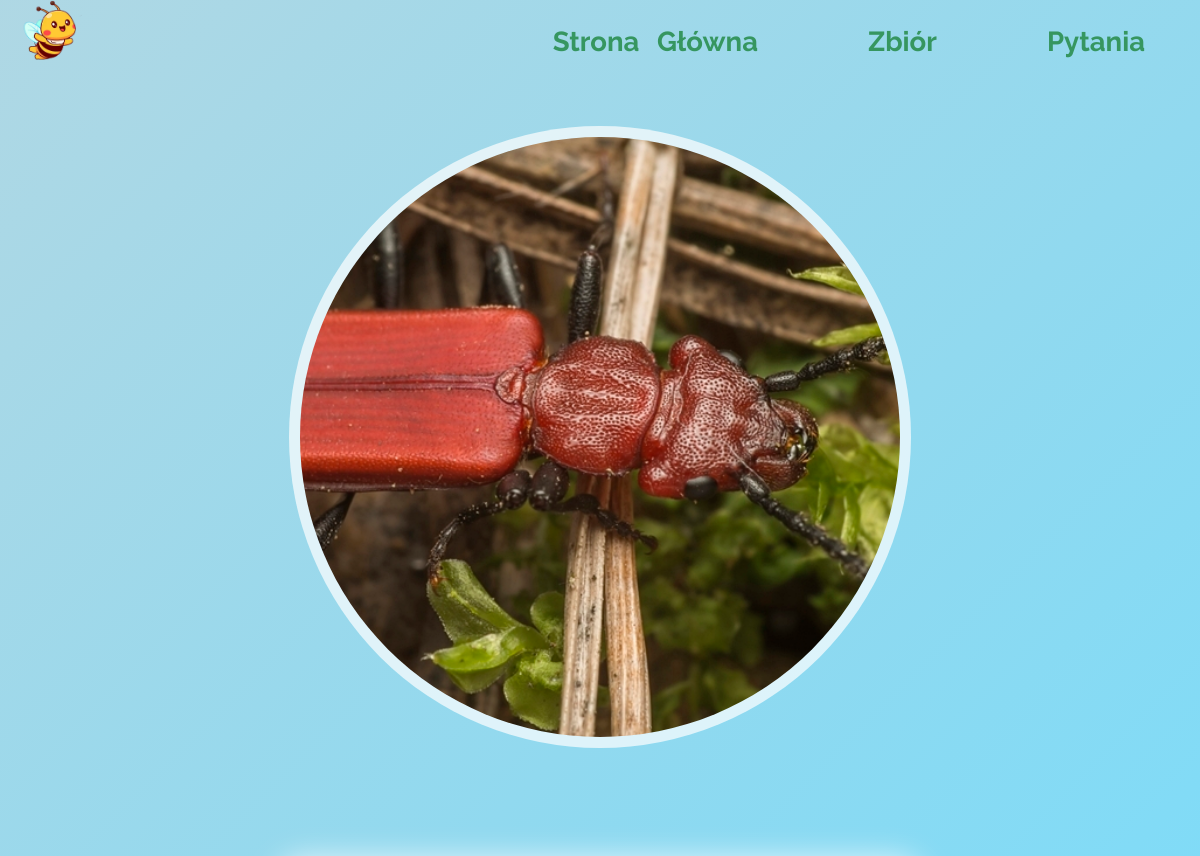
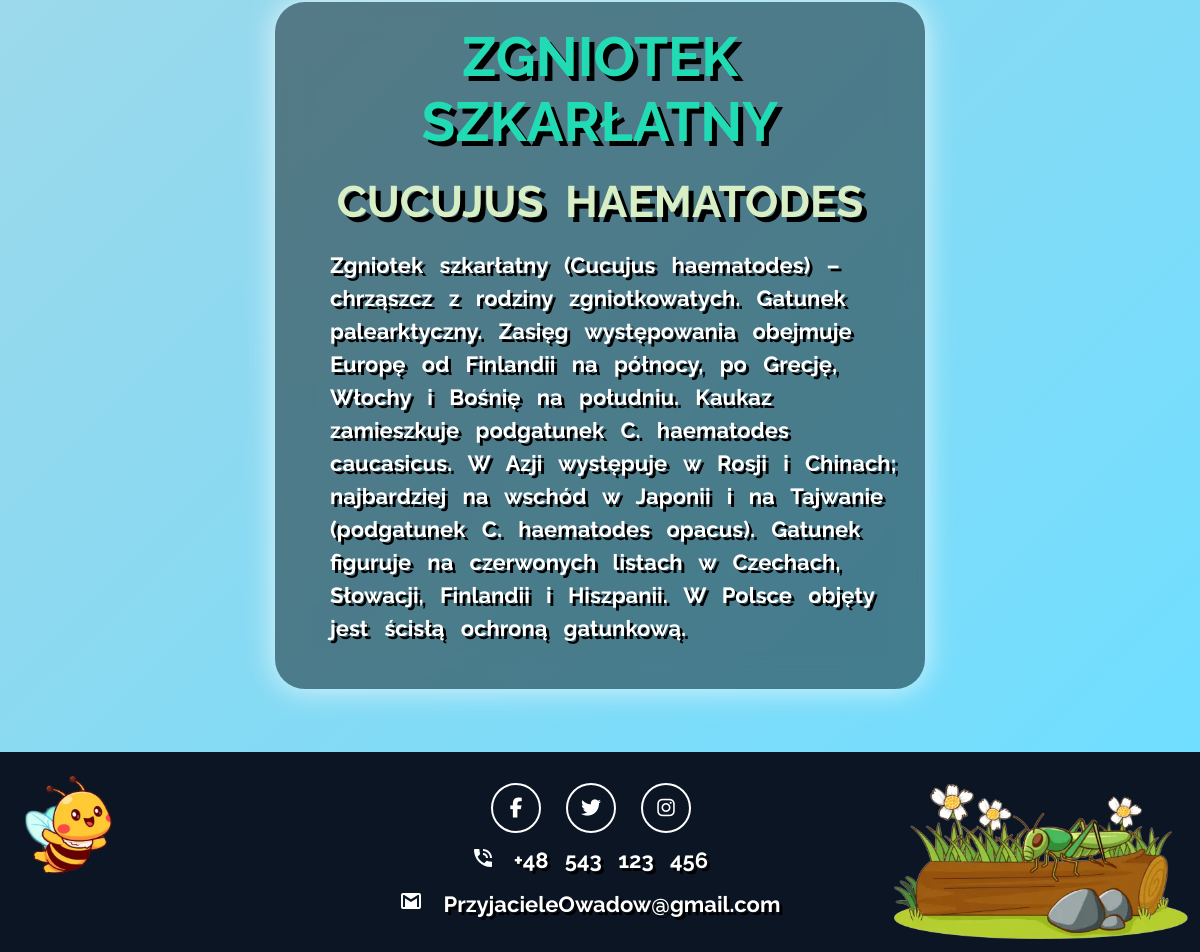
Screenshot of /owady.php?id=10&rodzaj=chrzaszcze with the database file from the repository (2 pictures, top to bottom).
### tables this page shows
CREATE TABLE `chrzaszcze` (
  `id` int(11) NOT NULL AUTO_INCREMENT,
  `nazwaPliku` varchar(80) DEFAULT NULL,
  `nazwaPospolita` varchar(80) DEFAULT NULL,
  `nazwaLacinska` varchar(80) DEFAULT NULL,
  `opis` varchar(1000) DEFAULT NULL,
  `nazwaStrony` varchar(80) DEFAULT NULL,
  PRIMARY KEY (`id`)
);

### owady.php (the view, shortened to what this page needs)
<!DOCTYPE html>
<html lang="en">
<head>
    <link rel="stylesheet" href="style/nav&footer.css">
    <link rel="stylesheet" href="style/owady.css">
</head>
<body>
    <div class="container">
        <div class="landing">
            <?php
                include("nav.php");
            ?>
            <div id="section-one">
                    <div class="img-padding">
                        <div class="imgbox">
                            <div class="img">
                            <?php
                                if(isset($_GET["id"]) && isset($_GET["rodzaj"])){
                                    $id = $_GET["id"];
                                    $rodzaj = $_GET["rodzaj"];
                                    include"baza.php";
                                    $sql = "SELECT * from $rodzaj where id=$id";
                                    $wynik = mysqli_query($conn, $sql);
                                    while($wiersz = mysqli_fetch_assoc($wynik)){
                                        $nazwaPliku =  $wiersz['nazwaPliku'];
                                        echo"<img src='images/$rodzaj/$nazwaPliku' alt='obrazek'>";
                                    }
                                    }
                                ?>
                            </div>
                        </div>
                    </div>
                    <div class="describe">
                        <?php
                            if(isset($_GET["id"]) && isset($_GET["rodzaj"])){
                                $id = $_GET["id"];
                                $rodzaj = $_GET["rodzaj"];
                                include"baza.php";
                                $sql = "SELECT * from $rodzaj where id=$id";
                                $wynik = mysqli_query($conn, $sql);
                                while($wiersz = mysqli_fetch_assoc($wynik)){
                                    $nazwaPospolita =  $wiersz['nazwaPospolita'];
                                    $nazwaLacinska =  $wiersz['nazwaLacinska'];
                                    $opis =  $wiersz['opis'];
                                    echo"<h1>$nazwaPospolita</h1>";
                                    echo"<h2>$nazwaLacinska</h2>";
                                    echo"<p>$opis</p>";
                                }
                            }
                        ?>
                    </div>
            </div>
        </div>
        <?php
                include("footer.php");
            ?>
    </div>
</body>
</html>

### style/nav&footer.css (style rules this page uses)
* { box-sizing: border-box; padding: 0px; margin: 0px; }
html { font-size: 11px; text-align: center; color: rgb(255, 255, 255); font-family: "Raleway", sans-serif; word-spacing: 1rem; font-weight: bold; scroll-behavior: smooth; }
body { display: flex; justify-content: center; }
.container { width: 100vw; }
h1,h2 { color: hsl(0, 0%, 0%) }
h1 { font-size: 4rem; width: 100%; }
h2 { font-size: 4rem; margin-top: 2rem; text-align: left; width: 100%; }
p { margin-top: 2rem; font-size: 2rem; }

### style/owady.css (style rules this page uses)
.landing { position: relative; z-index: 10; min-height: 100vh; width: 100%; background-image: linear-gradient( 135deg, hsl(194deg 50% 79%) 1%, hsl(194deg 76% 75%) 50%, hsl(194deg 100% 72%) 99% ); padding-bottom: 4rem; }
#section-one { display: flex; flex-direction: row; justify-content: space-around; align-items: center; position: relative; flex-wrap: wrap; padding: 5rem; gap: 10rem; margin-top: 2rem; }
.img-padding { padding: 1rem; background-color: rgba(255, 255, 255, 0.7); border-radius:50%; position: relative; animation: example 1.5s linear 0s infinite alternate; }
.imgbox { position: relative; height: 600px; width: 600px; border-radius:50%; overflow: hidden; }
.img { width: 100%; height: 120%; position: relative; display: flex; justify-content: center; transform: translate(-5%, -5%); }
.img img { width: fit-content; }
.describe { max-width: 650px; padding: 2rem 5rem 4rem 5rem; background-color: rgba(0, 0, 0, 0.437); backdrop-filter: blur(15px); border-radius: 30px; display: flex; justify-content: center; align-items: center; flex-direction: column; box-shadow: 0px 0px 30px 0px rgba(255, 255, 255, 0.767); }
.describe h1, .describe h2 { text-transform: uppercase; text-shadow: 5px 5px rgb(0, 0, 0); }
h1 { font-size: 5rem; color: #20dbb3; }
h2 { font-size: 4rem; text-align: center; color: #d8efc6; }
p { margin-left: 3rem; text-align: left; line-height: 3rem; color: rgb(255, 255, 255); text-shadow: 3px 3px rgb(0, 0, 0); }
@media screen and (min-width: 280px) { .imgbox { height: 280px; width: 280px; } }
@media screen and (min-width: 280px) { .describe { padding: 2rem 1rem 4rem 1rem; } }
@media screen and (min-width: 280px) { h1 { font-size: 3rem; } }
@media screen and (min-width: 280px) { h2 { font-size: 2rem; } }
@media screen and (min-width: 280px) { p { font-size: 1.5rem; margin-left: 1rem; } }
@media screen and (min-width: 280px) { #section-one { padding: 0.5rem; } }
@media screen and (min-width: 400px) { .imgbox { height: 330px; width: 330px; } }
@media screen and (min-width: 400px) { .describe { padding: 2rem 2rem 4rem 2rem; } }
@media screen and (min-width: 400px) { h1 { font-size: 4rem; } }
@media screen and (min-width: 400px) { h2 { font-size: 3rem; } }
@media screen and (min-width: 400px) { p { font-size: 2rem; margin-left: 2rem; } }
@media screen and (min-width: 400px) { #section-one { padding: 1rem; } }
@media screen and (min-width: 600px) { .imgbox { height: 400px; width: 400px; } }
@media screen and (min-width: 600px) { .describe { padding: 2rem 2rem 4rem 2rem; } }
@media screen and (min-width: 600px) { h1 { font-size: 5rem; } }
@media screen and (min-width: 600px) { h2 { font-size: 4rem; } }
@media screen and (min-width: 600px) { p { font-size: 2rem; margin-left: 3rem; } }
@media screen and (min-width: 600px) { #section-one { padding: 2rem; } }
@media screen and (min-width: 900px) { .imgbox { height: 600px; width: 600px; } }

### rows the page displays
chrzaszcze: nazwaPliku (picture), nazwaPospolita "ZGNIOTEK SZKARŁATNY", nazwaLacinska "CUCUJUS HAEMATODES", opis "Zgniotek szkarłatny (Cucujus haematodes) – chrząszcz z rodziny zgniotkowatych. Gatunek palearktyczny. Zasięg występowania obejmuje Europę od Finlandii na północy, po Grecję, Włochy i Bośnię na południu. Kaukaz zamieszkuje podgatunek C. haematodes caucasicus. W Azji występuje w Rosji i Chinach; najbardziej na wschód w Japonii i na Tajwanie (podgatunek C. haematodes opacus). Gatunek figuruje na czerwonych listach w Czechach, Słowacji, Finlandii i Hiszpanii. W Polsce objęty jest ścisłą ochroną gatunkową."
